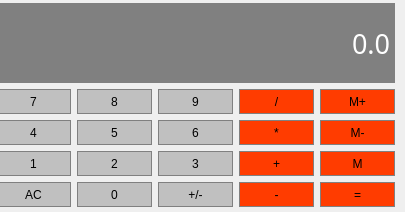
<?xml version="1.0" encoding="UTF-8"?>
<ui version="4.0">
 <class>Calc</class>
 <widget class="QDialog" name="Calc">
  <property name="geometry">
   <rect>
    <x>0</x>
    <y>0</y>
    <width>405</width>
    <height>212</height>
   </rect>
  </property>
  <property name="windowTitle">
   <string>Dialog</string>
  </property>
  <widget class="QPushButton" name="MemGet">
   <property name="geometry">
    <rect>
     <x>320</x>
     <y>151</y>
     <width>75</width>
     <height>25</height>
    </rect>
   </property>
   <property name="sizePolicy">
    <sizepolicy hsizetype="Preferred" vsizetype="Preferred">
     <horstretch>0</horstretch>
     <verstretch>0</verstretch>
    </sizepolicy>
   </property>
   <property name="styleSheet">
    <string notr="true">QPushButton{
Background-color: #FF3C00;
border: 1px solid gray;
padding: 5px;
}
QPushButtonPressed{
Background-color: #A9A9A9;
border: 1px solid gray;
padding: 5px;
}</string>
   </property>
   <property name="text">
    <string>M</string>
   </property>
  </widget>
  <widget class="QPushButton" name="MemClear">
   <property name="geometry">
    <rect>
     <x>320</x>
     <y>120</y>
     <width>75</width>
     <height>25</height>
    </rect>
   </property>
   <property name="sizePolicy">
    <sizepolicy hsizetype="Preferred" vsizetype="Preferred">
     <horstretch>0</horstretch>
     <verstretch>0</verstretch>
    </sizepolicy>
   </property>
   <property name="styleSheet">
    <string notr="true">QPushButton{
Background-color: #FF3C00;
border: 1px solid gray;
padding: 5px;
}
QPushButtonPressed{
Background-color: #A9A9A9;
border: 1px solid gray;
padding: 5px;
}</string>
   </property>
   <property name="text">
    <string>M-</string>
   </property>
  </widget>
  <widget class="QPushButton" name="Button7">
   <property name="geometry">
    <rect>
     <x>-4</x>
     <y>89</y>
     <width>75</width>
     <height>25</height>
    </rect>
   </property>
   <property name="sizePolicy">
    <sizepolicy hsizetype="Preferred" vsizetype="Preferred">
     <horstretch>0</horstretch>
     <verstretch>0</verstretch>
    </sizepolicy>
   </property>
   <property name="styleSheet">
    <string notr="true">QPushButton{
Background-color: #C0C0C0;
border: 1px solid gray;
padding: 5px;
}
QPushButtonPressed{
Background-color: #A9A9A9;
border: 1px solid gray;
padding: 5px;
}</string>
   </property>
   <property name="text">
    <string>7</string>
   </property>
  </widget>
  <widget class="QPushButton" name="ChangeSign">
   <property name="geometry">
    <rect>
     <x>158</x>
     <y>182</y>
     <width>75</width>
     <height>25</height>
    </rect>
   </property>
   <property name="sizePolicy">
    <sizepolicy hsizetype="Preferred" vsizetype="Preferred">
     <horstretch>0</horstretch>
     <verstretch>0</verstretch>
    </sizepolicy>
   </property>
   <property name="styleSheet">
    <string notr="true">QPushButton{
Background-color: #C0C0C0;
border: 1px solid gray;
padding: 5px;
}
QPushButtonPressed{
Background-color: #A9A9A9;
border: 1px solid gray;
padding: 5px;
}</string>
   </property>
   <property name="text">
    <string>+/-</string>
   </property>
  </widget>
  <widget class="QPushButton" name="Button6">
   <property name="geometry">
    <rect>
     <x>158</x>
     <y>120</y>
     <width>75</width>
     <height>25</height>
    </rect>
   </property>
   <property name="sizePolicy">
    <sizepolicy hsizetype="Preferred" vsizetype="Preferred">
     <horstretch>0</horstretch>
     <verstretch>0</verstretch>
    </sizepolicy>
   </property>
   <property name="styleSheet">
    <string notr="true">QPushButton{
Background-color: #C0C0C0;
border: 1px solid gray;
padding: 5px;
}
QPushButtonPressed{
Background-color: #A9A9A9;
border: 1px solid gray;
padding: 5px;
}</string>
   </property>
   <property name="text">
    <string>6</string>
   </property>
  </widget>
  <widget class="QPushButton" name="Button9">
   <property name="geometry">
    <rect>
     <x>158</x>
     <y>89</y>
     <width>75</width>
     <height>25</height>
    </rect>
   </property>
   <property name="sizePolicy">
    <sizepolicy hsizetype="Preferred" vsizetype="Preferred">
     <horstretch>0</horstretch>
     <verstretch>0</verstretch>
    </sizepolicy>
   </property>
   <property name="styleSheet">
    <string notr="true">QPushButton{
Background-color: #C0C0C0;
border: 1px solid gray;
padding: 5px;
}
QPushButtonPressed{
Background-color: #A9A9A9;
border: 1px solid gray;
padding: 5px;
}</string>
   </property>
   <property name="text">
    <string>9</string>
   </property>
  </widget>
  <widget class="QPushButton" name="MemAdd">
   <property name="geometry">
    <rect>
     <x>320</x>
     <y>89</y>
     <width>75</width>
     <height>25</height>
    </rect>
   </property>
   <property name="sizePolicy">
    <sizepolicy hsizetype="Preferred" vsizetype="Preferred">
     <horstretch>0</horstretch>
     <verstretch>0</verstretch>
    </sizepolicy>
   </property>
   <property name="styleSheet">
    <string notr="true">QPushButton{
Background-color: #FF3C00;
border: 1px solid gray;
padding: 5px;
}
QPushButtonPressed{
Background-color: #A9A9A9;
border: 1px solid gray;
padding: 5px;
}</string>
   </property>
   <property name="text">
    <string>M+</string>
   </property>
  </widget>
  <widget class="QPushButton" name="Button2">
   <property name="geometry">
    <rect>
     <x>77</x>
     <y>151</y>
     <width>75</width>
     <height>25</height>
    </rect>
   </property>
   <property name="sizePolicy">
    <sizepolicy hsizetype="Preferred" vsizetype="Preferred">
     <horstretch>0</horstretch>
     <verstretch>0</verstretch>
    </sizepolicy>
   </property>
   <property name="styleSheet">
    <string notr="true">QPushButton{
Background-color: #C0C0C0;
border: 1px solid gray;
padding: 5px;
}
QPushButtonPressed{
Background-color: #A9A9A9;
border: 1px solid gray;
padding: 5px;
}</string>
   </property>
   <property name="text">
    <string>2</string>
   </property>
  </widget>
  <widget class="QPushButton" name="Button1">
   <property name="geometry">
    <rect>
     <x>-4</x>
     <y>151</y>
     <width>75</width>
     <height>25</height>
    </rect>
   </property>
   <property name="sizePolicy">
    <sizepolicy hsizetype="Preferred" vsizetype="Preferred">
     <horstretch>0</horstretch>
     <verstretch>0</verstretch>
    </sizepolicy>
   </property>
   <property name="styleSheet">
    <string notr="true">QPushButton{
Background-color: #C0C0C0;
border: 1px solid gray;
padding: 5px;
}
QPushButtonPressed{
Background-color: #A9A9A9;
border: 1px solid gray;
padding: 5px;
}</string>
   </property>
   <property name="text">
    <string>1</string>
   </property>
  </widget>
  <widget class="QPushButton" name="Button0">
   <property name="geometry">
    <rect>
     <x>77</x>
     <y>182</y>
     <width>75</width>
     <height>25</height>
    </rect>
   </property>
   <property name="sizePolicy">
    <sizepolicy hsizetype="Preferred" vsizetype="Preferred">
     <horstretch>0</horstretch>
     <verstretch>0</verstretch>
    </sizepolicy>
   </property>
   <property name="styleSheet">
    <string notr="true">QPushButton{
Background-color: #C0C0C0;
border: 1px solid gray;
padding: 5px;
}
QPushButtonPressed{
Background-color: #A9A9A9;
border: 1px solid gray;
padding: 5px;
}</string>
   </property>
   <property name="text">
    <string>0</string>
   </property>
  </widget>
  <widget class="QPushButton" name="Button4">
   <property name="geometry">
    <rect>
     <x>-4</x>
     <y>120</y>
     <width>75</width>
     <height>25</height>
    </rect>
   </property>
   <property name="sizePolicy">
    <sizepolicy hsizetype="Preferred" vsizetype="Preferred">
     <horstretch>0</horstretch>
     <verstretch>0</verstretch>
    </sizepolicy>
   </property>
   <property name="styleSheet">
    <string notr="true">QPushButton{
Background-color: #C0C0C0;
border: 1px solid gray;
padding: 5px;
}
QPushButtonPressed{
Background-color: #A9A9A9;
border: 1px solid gray;
padding: 5px;
}</string>
   </property>
   <property name="text">
    <string>4</string>
   </property>
  </widget>
  <widget class="QPushButton" name="Clear">
   <property name="geometry">
    <rect>
     <x>-4</x>
     <y>182</y>
     <width>75</width>
     <height>25</height>
    </rect>
   </property>
   <property name="sizePolicy">
    <sizepolicy hsizetype="Preferred" vsizetype="Preferred">
     <horstretch>0</horstretch>
     <verstretch>0</verstretch>
    </sizepolicy>
   </property>
   <property name="styleSheet">
    <string notr="true">QPushButton{
Background-color: #C0C0C0;
border: 1px solid gray;
padding: 5px;
}
QPushButtonPressed{
Background-color: #A9A9A9;
border: 1px solid gray;
padding: 5px;
}</string>
   </property>
   <property name="text">
    <string>AC</string>
   </property>
  </widget>
  <widget class="QPushButton" name="Add">
   <property name="geometry">
    <rect>
     <x>239</x>
     <y>151</y>
     <width>75</width>
     <height>25</height>
    </rect>
   </property>
   <property name="sizePolicy">
    <sizepolicy hsizetype="Preferred" vsizetype="Preferred">
     <horstretch>0</horstretch>
     <verstretch>0</verstretch>
    </sizepolicy>
   </property>
   <property name="styleSheet">
    <string notr="true">QPushButton{
Background-color: #FF3C00;
border: 1px solid gray;
padding: 5px;
}
QPushButtonPressed{
Background-color: #A9A9A9;
border: 1px solid gray;
padding: 5px;
}</string>
   </property>
   <property name="text">
    <string>+</string>
   </property>
  </widget>
  <widget class="QPushButton" name="Button3">
   <property name="geometry">
    <rect>
     <x>158</x>
     <y>151</y>
     <width>75</width>
     <height>25</height>
    </rect>
   </property>
   <property name="sizePolicy">
    <sizepolicy hsizetype="Preferred" vsizetype="Preferred">
     <horstretch>0</horstretch>
     <verstretch>0</verstretch>
    </sizepolicy>
   </property>
   <property name="styleSheet">
    <string notr="true">QPushButton{
Background-color: #C0C0C0;
border: 1px solid gray;
padding: 5px;
}
QPushButtonPressed{
Background-color: #A9A9A9;
border: 1px solid gray;
padding: 5px;
}</string>
   </property>
   <property name="text">
    <string>3</string>
   </property>
  </widget>
  <widget class="QPushButton" name="Multiply">
   <property name="geometry">
    <rect>
     <x>239</x>
     <y>120</y>
     <width>75</width>
     <height>25</height>
    </rect>
   </property>
   <property name="sizePolicy">
    <sizepolicy hsizetype="Preferred" vsizetype="Preferred">
     <horstretch>0</horstretch>
     <verstretch>0</verstretch>
    </sizepolicy>
   </property>
   <property name="styleSheet">
    <string notr="true">QPushButton{
Background-color: #FF3C00;
border: 1px solid gray;
padding: 5px;
}
QPushButtonPressed{
Background-color: #A9A9A9;
border: 1px solid gray;
padding: 5px;
}</string>
   </property>
   <property name="text">
    <string>*</string>
   </property>
  </widget>
  <widget class="QPushButton" name="Subtract">
   <property name="geometry">
    <rect>
     <x>239</x>
     <y>182</y>
     <width>75</width>
     <height>25</height>
    </rect>
   </property>
   <property name="sizePolicy">
    <sizepolicy hsizetype="Preferred" vsizetype="Preferred">
     <horstretch>0</horstretch>
     <verstretch>0</verstretch>
    </sizepolicy>
   </property>
   <property name="styleSheet">
    <string notr="true">QPushButton{
Background-color: #FF3C00;
border: 1px solid gray;
padding: 5px;
}
QPushButtonPressed{
Background-color: #A9A9A9;
border: 1px solid gray;
padding: 5px;
}</string>
   </property>
   <property name="text">
    <string>-</string>
   </property>
  </widget>
  <widget class="QPushButton" name="Button8">
   <property name="geometry">
    <rect>
     <x>77</x>
     <y>89</y>
     <width>75</width>
     <height>25</height>
    </rect>
   </property>
   <property name="sizePolicy">
    <sizepolicy hsizetype="Preferred" vsizetype="Preferred">
     <horstretch>0</horstretch>
     <verstretch>0</verstretch>
    </sizepolicy>
   </property>
   <property name="styleSheet">
    <string notr="true">QPushButton{
Background-color: #C0C0C0;
border: 1px solid gray;
padding: 5px;
}
QPushButtonPressed{
Background-color: #A9A9A9;
border: 1px solid gray;
padding: 5px;
}</string>
   </property>
   <property name="text">
    <string>8</string>
   </property>
  </widget>
  <widget class="QLineEdit" name="Display">
   <property name="geometry">
    <rect>
     <x>-4</x>
     <y>3</y>
     <width>399</width>
     <height>80</height>
    </rect>
   </property>
   <property name="sizePolicy">
    <sizepolicy hsizetype="Preferred" vsizetype="Expanding">
     <horstretch>0</horstretch>
     <verstretch>0</verstretch>
    </sizepolicy>
   </property>
   <property name="font">
    <font>
     <family>Microsoft PhagsPa</family>
     <pointsize>20</pointsize>
    </font>
   </property>
   <property name="styleSheet">
    <string notr="true">QLineEdit{
Background-color: gray;
border: 1px solid gray;
color: #ffffff;
}</string>
   </property>
   <property name="text">
    <string>0.0</string>
   </property>
   <property name="alignment">
    <set>Qt::AlignRight|Qt::AlignTrailing|Qt::AlignVCenter</set>
   </property>
  </widget>
  <widget class="QPushButton" name="Button5">
   <property name="geometry">
    <rect>
     <x>77</x>
     <y>120</y>
     <width>75</width>
     <height>25</height>
    </rect>
   </property>
   <property name="sizePolicy">
    <sizepolicy hsizetype="Preferred" vsizetype="Preferred">
     <horstretch>0</horstretch>
     <verstretch>0</verstretch>
    </sizepolicy>
   </property>
   <property name="styleSheet">
    <string notr="true">QPushButton{
Background-color: #C0C0C0;
border: 1px solid gray;
padding: 5px;
}
QPushButtonPressed{
Background-color: #A9A9A9;
border: 1px solid gray;
padding: 5px;
}</string>
   </property>
   <property name="text">
    <string>5</string>
   </property>
  </widget>
  <widget class="QPushButton" name="Divide">
   <property name="geometry">
    <rect>
     <x>239</x>
     <y>89</y>
     <width>75</width>
     <height>25</height>
    </rect>
   </property>
   <property name="sizePolicy">
    <sizepolicy hsizetype="Preferred" vsizetype="Fixed">
     <horstretch>0</horstretch>
     <verstretch>0</verstretch>
    </sizepolicy>
   </property>
   <property name="styleSheet">
    <string notr="true">QPushButton{
Background-color: #FF3C00;
border: 1px solid gray;
padding: 5px;
}
QPushButtonPressed{
Background-color: #A9A9A9;
border: 1px solid gray;
padding: 5px;
}</string>
   </property>
   <property name="text">
    <string>/</string>
   </property>
  </widget>
  <widget class="QPushButton" name="Equals">
   <property name="geometry">
    <rect>
     <x>320</x>
     <y>182</y>
     <width>75</width>
     <height>25</height>
    </rect>
   </property>
   <property name="sizePolicy">
    <sizepolicy hsizetype="Preferred" vsizetype="Preferred">
     <horstretch>0</horstretch>
     <verstretch>0</verstretch>
    </sizepolicy>
   </property>
   <property name="styleSheet">
    <string notr="true">QPushButton{
Background-color: #FF3C00;
border: 1px solid gray;
padding: 5px;
}
QPushButtonPressed{
Background-color: #A9A9A9;
border: 1px solid gray;
padding: 5px;
}</string>
   </property>
   <property name="text">
    <string>=</string>
   </property>
  </widget>
 </widget>
 <resources/>
 <connections/>
</ui>
